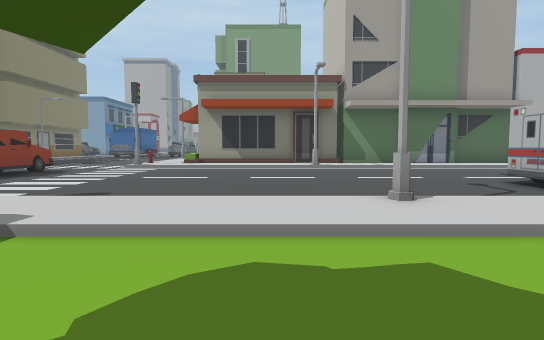
view 1 (above)

24 first-person views from a walk through a Unity game level. The camera is 1.4 m above the floor, tilts 4° down and sees 80° across. The floor is counted in squares, 2 m on a side. Each view is taken from the middle of a square. On the plan, view 1 faces up. The plan holds only what a view shows up to about 10 squares ahead; the rest is blank. The place goes on beyond the plan. Some animated figures are left out. Some surface patterns are stand-ins.

view 2
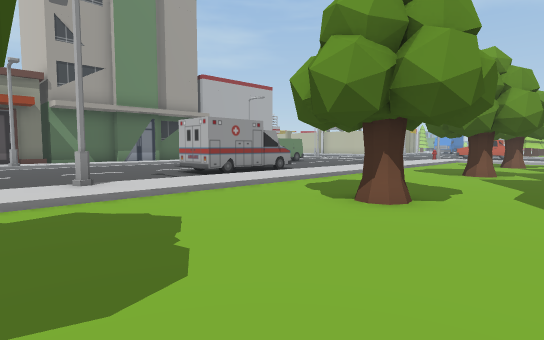

view 3
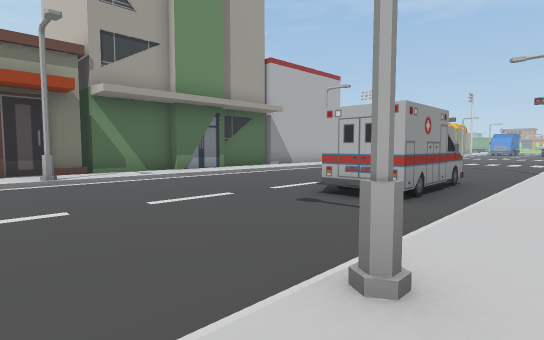

view 4
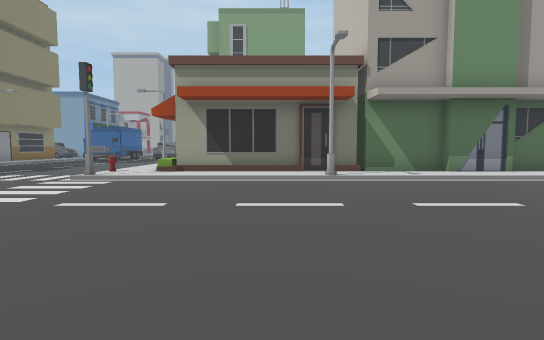

view 5
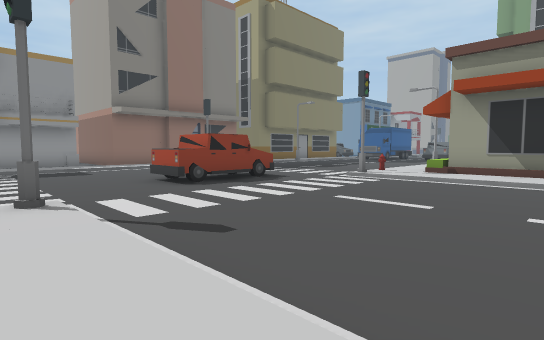

view 6
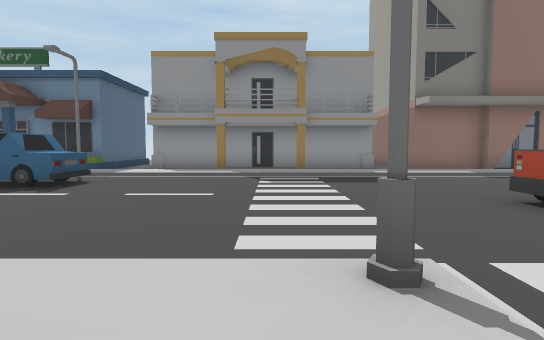

view 7
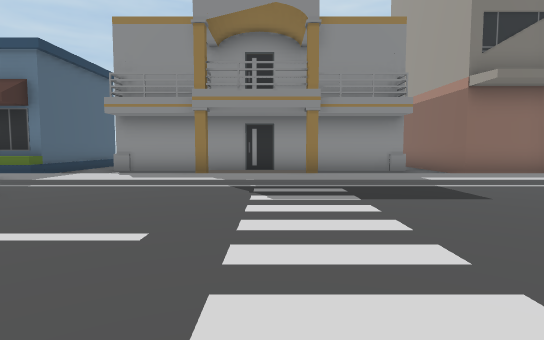

view 8
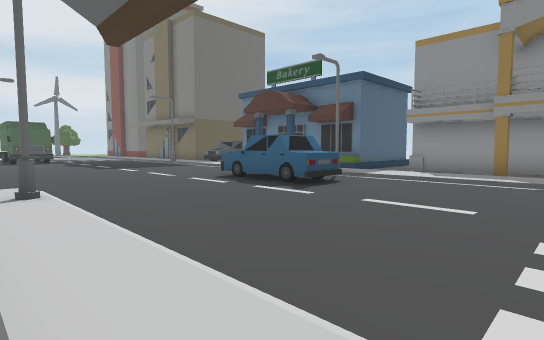

view 9
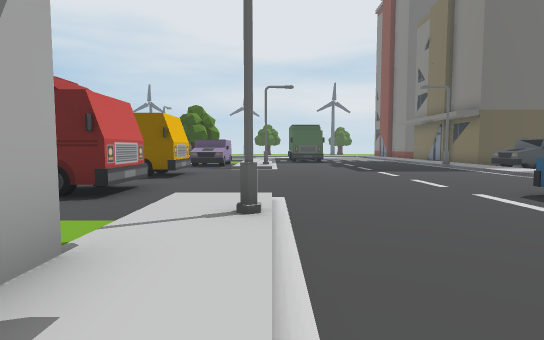

view 10
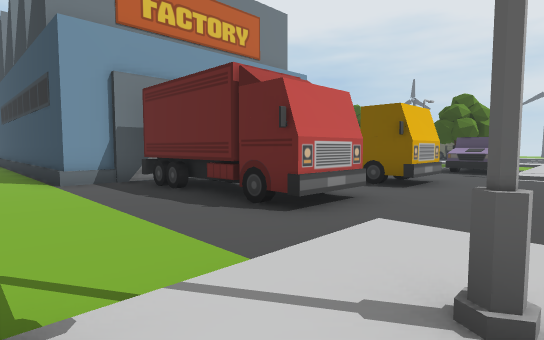

view 11
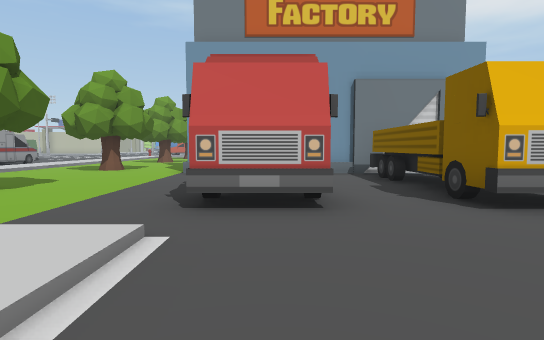

view 12
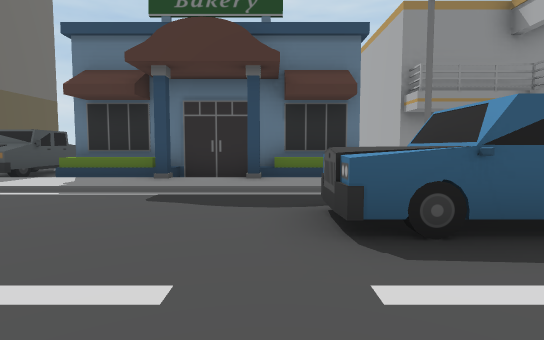

view 13
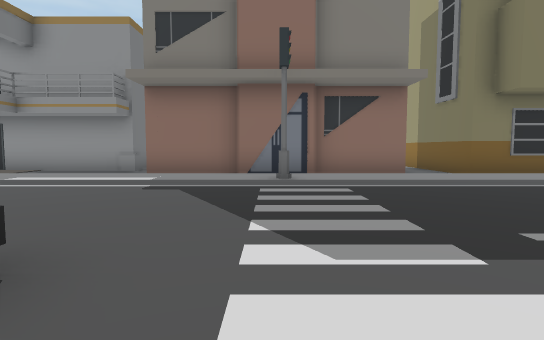

view 14
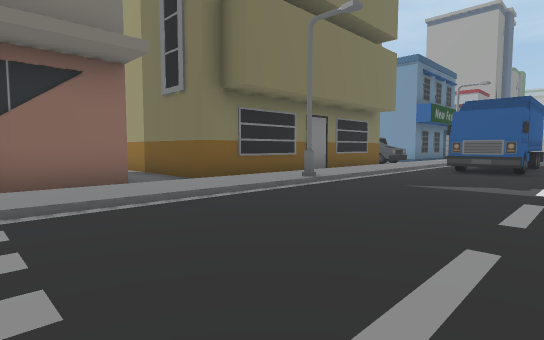

view 15
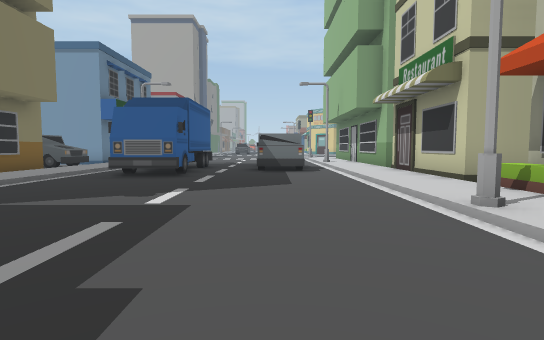

view 16
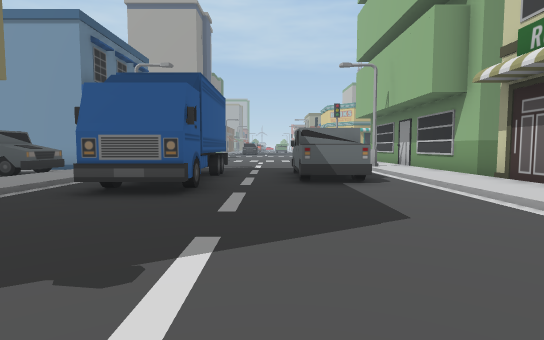

view 17
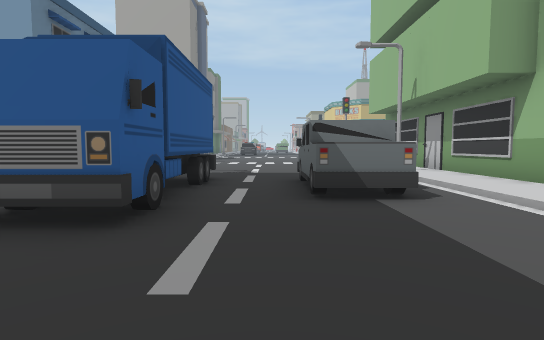

view 18
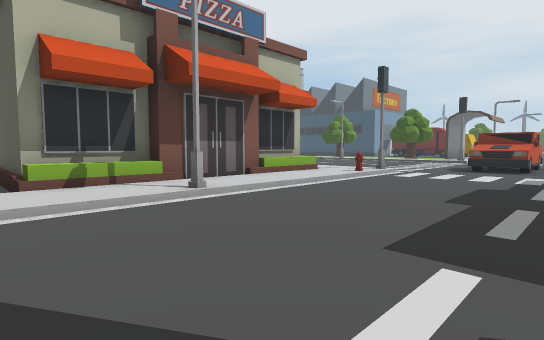

view 19
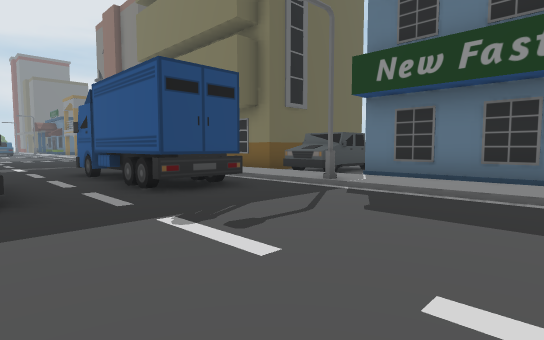

view 20
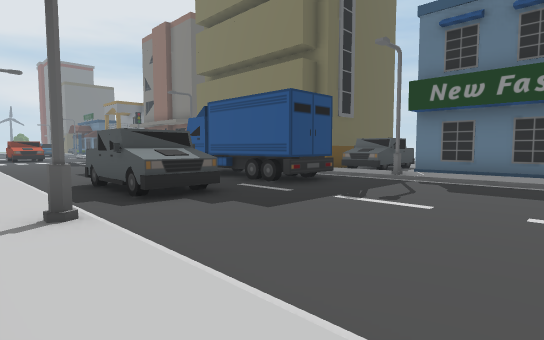

view 21
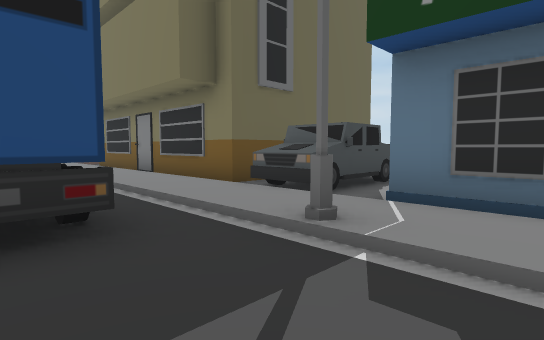

view 22
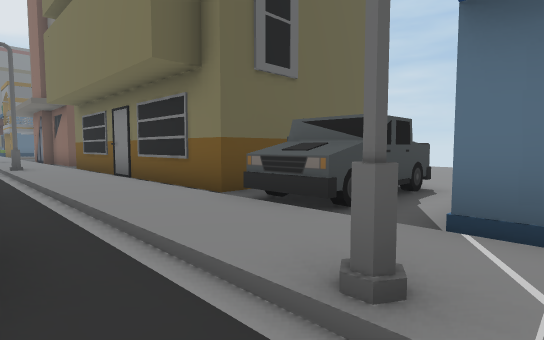

view 23
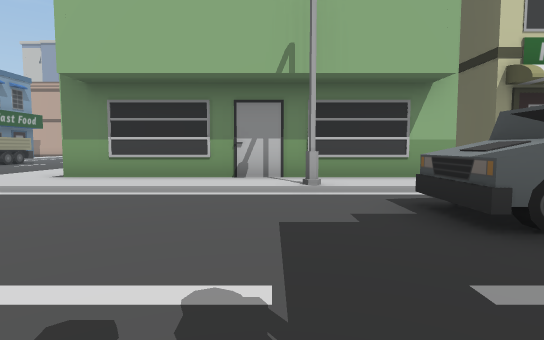

view 24
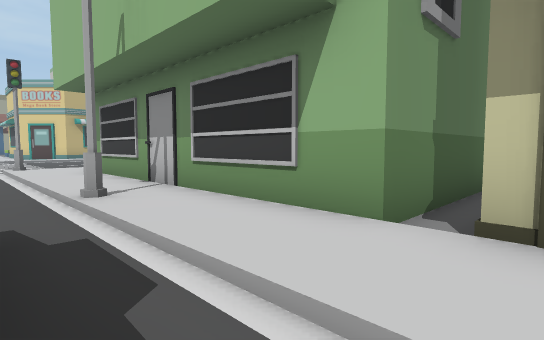

### Floor plan
Key: @ floor where view 1 was taken; # wall or solid block; . main floor; : floor 0.25 m higher than the main floor; / step, stairs or slope; O other object.
Columns run from 19 left of view 1 to 10 right of it. Each row starts with its distance up from view 1.
 31        /....../:O
 30      O:/....../:O
 29      O:/....../:O
 28      O:/....../:O
 27    OOO:O......O:O
 26 ..OOOO:/OO..OO/:O
 25 .   OO:/OO..OO/:OOOO
 24 OOOOOO:/ O..OO/:....
 23      O:/OO..../:OO
 22      O:/OO..../:O
 21      O:/....../:O
 20      O:/....../:OO
 19      O:/....../:OOOO
 18      O:/....../:O
 17      O:O......O:O
 16  OOOOO:/....../:O
 15    ...:/....../:O     O
 14      O:/....../:O     O
 13      O:/......O:OOOOOOOOOOOO
 12      O:/....../:::::::::::::
 11      O:#......#//////O/////
 10      O:/...................
  9      O:/...OO..............
  8    OOO:/...OO..............
  7    #. :/...OO.............
  6    #. :/................O
  5    #. :/................OOOO..
  4    #.#:/......#//////O////////
  3    #. :/....../::::::::::::::
  2    #. :/....../:..............
  1    #.#:/....../:O ............
  0    #. :/....../:O O@...O....O.
 -1   ##. :/....../:O.............
 -2    .. :O.O....O:...........
 -3    OOO: OO..../:......OOOOOO
 -4      O:/.O....//.OOOOOOO
 -5     O //.........OO   OO
 -6     O :/............. OO
 -7     O //..............OO
 -8     OO:/.........OOOOOOO
 -9      O:/.........O    OO

Where each view was taken, in squares from view 1:
view 1: 0 up, 0 right, facing up
view 2: 2 down, 0 right, facing up-right
view 3: 3 up, 0 right, facing up-right
view 4: 3 up, 0 right, facing up
view 5: 3 up, 0 right, facing up-left
view 6: 3 up, 3 left, facing left
view 7: 3 up, 6 left, facing left
view 8: 3 up, 4 left, facing down-left
view 9: 1 up, 5 left, facing down
view 10: 1 down, 5 left, facing down-right
view 11: 5 down, 6 left, facing right
view 12: 5 down, 7 left, facing left
view 13: 11 up, 6 left, facing left
view 14: 12 up, 8 left, facing up-left
view 15: 14 up, 7 left, facing up
view 16: 17 up, 8 left, facing up
view 17: 19 up, 8 left, facing up
view 18: 20 up, 9 left, facing down-right
view 19: 31 up, 7 left, facing down-left
view 20: 31 up, 4 left, facing down-left
view 21: 29 up, 10 left, facing down-left
view 22: 28 up, 11 left, facing down-left
view 23: 28 up, 10 left, facing right
view 24: 23 up, 6 left, facing up-right
